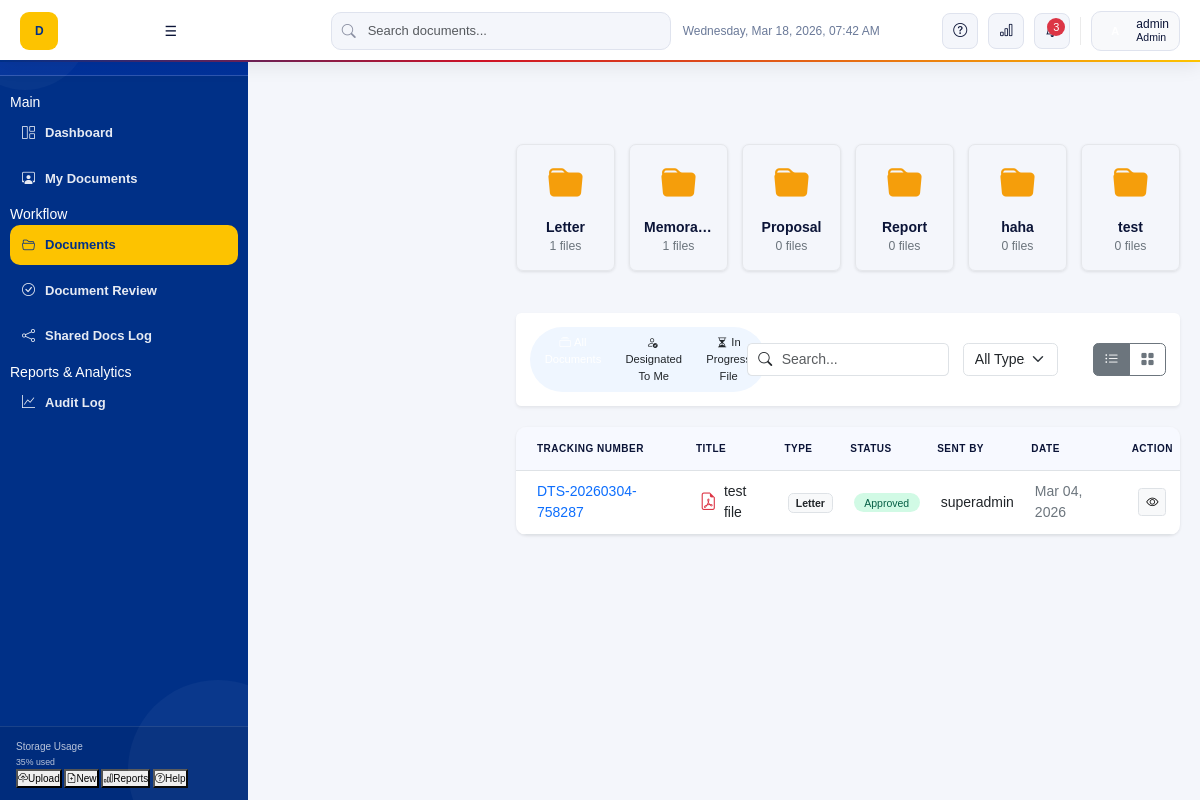
The app's page /documents/document.php (signed in) with its own data.
### tables this page shows
CREATE TABLE `document_types` (
  `type_id` int(11) NOT NULL,
  `type_name` varchar(100) NOT NULL
);

CREATE TABLE `documents` (
  `document_id` int(11) NOT NULL,
  `tracking_number` varchar(50) NOT NULL,
  `title` varchar(200) NOT NULL,
  `description` text DEFAULT NULL,
  `type_id` int(11) DEFAULT NULL,
  `status_id` int(11) DEFAULT NULL,
  `created_by` int(11) DEFAULT NULL,
  `created_at` timestamp NOT NULL DEFAULT current_timestamp()
);

CREATE TABLE `document_status` (
  `status_id` int(11) NOT NULL,
  `status_name` varchar(50) NOT NULL
);

CREATE TABLE `users` (
  `user_id` int(11) NOT NULL,
  `first_name` varchar(50) NOT NULL,
  `middle_name` int(255) NOT NULL,
  `last_name` varchar(50) NOT NULL,
  `email` varchar(100) NOT NULL,
  `username` varchar(50) NOT NULL,
  `password` varchar(255) NOT NULL,
  `role` enum('superadmin','admin','staff') NOT NULL DEFAULT 'staff',
  `created_at` timestamp NOT NULL DEFAULT current_timestamp(),
  `updated_at` timestamp NOT NULL DEFAULT current_timestamp() ON UPDATE current_timestamp()
);

### documents/document.php (the view, shortened to what this page needs)
<?php
include dirname(__DIR__) . '/plugins/conn.php';
$user_id = (int)$_SESSION['user_id'];
$types_query = "SELECT dt.type_id, dt.type_name, COUNT(d.document_id) as file_count
                FROM document_types dt
                LEFT JOIN documents d ON dt.type_id = d.type_id AND d.status_id = 5
                GROUP BY dt.type_id, dt.type_name";
$types_result = $conn->query($types_query);
$types = [];
while($row = $types_result->fetch_assoc()) {
    $types[] = $row;
}
$view = (isset($_GET['view']) && in_array($_GET['view'], ['designated', 'inprogress'])) ? $_GET['view'] : 'all';
$where_clauses = [];
$params = [];
$types_string = "";
if ($view === 'designated') {
    $where_clauses[] = "EXISTS (SELECT 1 FROM document_shares ds2 WHERE ds2.document_id = d.document_id AND ds2.recipient_id = ?)";
    $params[] = $user_id;
    $types_string .= "i";
} elseif ($view === 'inprogress') {
    $where_clauses[] = "d.status_id IN (2, 3, 4)";
    $where_clauses[] = "NOT EXISTS (SELECT 1 FROM document_shares ds WHERE ds.document_id = d.document_id)";
} else {
    $where_clauses[] = "d.status_id = 5";
    $where_clauses[] = "NOT EXISTS (SELECT 1 FROM document_shares ds WHERE ds.document_id = d.document_id)";
}
$where_sql = "";
if (count($where_clauses) > 0) {
    $where_sql = "WHERE " . implode(" AND ", $where_clauses);
}
$all_docs_query = "SELECT d.*, dt.type_name, s.status_name, u.username as created_by_user,
                   (SELECT file_path FROM attachments WHERE document_id = d.document_id LIMIT 1) as file_path,
                   (SELECT file_name FROM attachments WHERE document_id = d.document_id LIMIT 1) as file_name,
                   (SELECT COUNT(*) FROM document_activity_log dal WHERE dal.document_id = d.document_id AND dal.user_id = ? AND dal.activity_type = 'finished') as is_finished,
                   (SELECT remark FROM document_remarks dr WHERE dr.document_id = d.document_id AND dr.remark LIKE 'Required Action:%' ORDER BY dr.created_at DESC LIMIT 1) as required_action_remark
                   FROM documents d
                   LEFT JOIN document_types dt ON d.type_id = dt.type_id
                   LEFT JOIN document_status s ON d.status_id = s.status_id
                   LEFT JOIN users u ON d.created_by = u.user_id
                   $where_sql
                   ORDER BY d.created_at DESC";
$stmt = $conn->prepare($all_docs_query);
if (!empty($params)) {
    array_unshift($params, $user_id);
    $types_string = "i" . $types_string;
    $stmt->bind_param($types_string, ...$params);
} else {
    $stmt->bind_param("i", $user_id);
}
$stmt->execute();
$all_docs_result = $stmt->get_result();
$documents_data = [];
if ($all_docs_result && $all_docs_result->num_rows > 0) {
    while ($doc = $all_docs_result->fetch_assoc()) {
        $documents_data[] = $doc;
    }
}
?>
<!DOCTYPE html>
<html lang="en">
<head>
    <link href="https://cdn.jsdelivr.net/npm/bootstrap@5.3.0/dist/css/bootstrap.min.css" rel="stylesheet">
    <link href="https://cdn.jsdelivr.net/npm/bootstrap-icons@1.10.0/font/bootstrap-icons.css" rel="stylesheet">
    <link rel="stylesheet" href="../assets/css/custom.css">
</head>
<body>
    <?php
    include __DIR__ . '/../includes/sidebar.php';
    ?>
    <main class="main-content">
        <?php include __DIR__ . '/../includes/navbar.php'; ?>
        <div class="row g-3 mb-5">
            <?php
            if (count($types) > 0) {
                foreach ($types as $type) {
            ?>
            <div class="col-md-2 col-6">
                <a href="#" class="folder-card view-folder-btn" data-type-id="<?php echo $type['type_id']; ?>" data-type-name="<?php echo htmlspecialchars($type['type_name']); ?>">
                    <div class="folder-icon"><i class="bi bi-folder-fill"></i></div>
                    <h6 class="fw-bold mb-0 text-truncate"><?php echo htmlspecialchars($type['type_name']); ?></h6>
                    <small class="text-secondary"><?php echo $type['file_count']; ?> files</small>
                </a>
            </div>
            <?php
                }
            } else {
                echo '<div class="col-12"><p class="text-center text-secondary">No document types found.</p></div>';
            }
            ?>
        </div>
        <div class="card border-0 shadow-sm mb-4">
            <div class="card-body p-3">
                <form method="GET" action="" class="row g-3 align-items-center">
                    <div class="col-md-4">
                        <div class="btn-group scope-toggle" role="group" aria-label="Scope Toggle">
                            <a href="document.php?view=all" class="btn <?php echo ($view === 'all') ? 'active' : ''; ?>">
                                <i class="bi bi-collection me-1"></i>All Documents
                            </a>
                            <a href="document.php?view=designated" class="btn <?php echo ($view === 'designated') ? 'active' : ''; ?>">
                                <i class="bi bi-person-check me-1"></i>Designated To Me
                            </a>
                            <a href="document.php?view=inprogress" class="btn <?php echo ($view === 'inprogress') ? 'active' : ''; ?>">
                                <i class="bi bi-hourglass-split me-1"></i>In Progress File
                            </a>
                        </div>
                    </div>
                    <div class="col-md-4">
                        <div class="input-group">
                            <span class="input-group-text bg-white border-end-0"><i class="bi bi-search"></i></span>
                            <input type="text" name="search" class="form-control border-start-0 ps-0" placeholder="Search..." value="<?php echo isset($_GET['search']) ? htmlspecialchars($_GET['search']) : ''; ?>" onchange="this.form.submit()">
                        </div>
                    </div>
                    <div class="col-md-2">
                        <select name="type" class="form-select" onchange="this.form.submit()">
                            <option value="">All Types</option>
                        </select>
                    </div>
                    <div class="col-md-2">
                        <div class="d-flex justify-content-end">
                            <div class="btn-group" role="group" aria-label="View Toggle">
                                <button type="button" class="btn btn-outline-secondary active" id="listViewBtn" onclick="toggleView('list')" title="List View">
                                    <i class="bi bi-list-ul"></i>
                                </button>
                                <button type="button" class="btn btn-outline-secondary" id="gridViewBtn" onclick="toggleView('grid')" title="Grid View">
                                    <i class="bi bi-grid-fill"></i>
                                </button>
                            </div>
                        </div>
                    </div>
                </form>
            </div>
        </div>
        <div id="listViewContainer" class="document-table mb-4">
            <div class="table-responsive">
                <table class="table table-hover align-middle mb-0">
                    <thead class="bg-light">
                        <tr>
                            <th class="ps-4 py-3">Tracking Number</th>
                            <th class="py-3">Title</th>
                            <th class="py-3">Type</th>
                            <th class="py-3">Status</th>
                            <th class="py-3">Sent By</th>
                            <th class="py-3">Date</th>
                            <th class="py-3 text-center">Action</th>
                        </tr>
                    </thead>
                    <tbody>
                        <?php
                        if (count($documents_data) > 0) {
                            foreach ($documents_data as $doc) {
                                $status_class = 'status-draft';
                                switch($doc['status_id']) {
                                    case 5: $status_class = 'status-approved'; break;
                                }
                                $status_display = '<span class="status-badge ' . $status_class . '">' . htmlspecialchars($doc['status_name']) . '</span>';
                                $icon_class = 'bi-file-earmark';
                                $icon_color = 'text-secondary';
                                $file_ext = '';
                                if (!empty($doc['file_name'])) {
                                    $file_ext = strtolower(pathinfo($doc['file_name'], PATHINFO_EXTENSION));
                                }
                                if (!empty($file_ext)) {
                                    switch ($file_ext) {
                                        case 'pdf':
                                            $icon_class = 'bi-file-earmark-pdf';
                                            $icon_color = 'text-danger';
                                            break;
                                    }
                                }
                        ?>
                        <tr>
                            <td class="ps-4 fw-medium text-primary"><?php echo htmlspecialchars($doc['tracking_number']); ?></td>
                            <td>
                                <div class="d-flex align-items-center">
                                    <i class="bi <?php echo $icon_class; ?> <?php echo $icon_color; ?> me-2 fs-5"></i>
                                    <span><?php echo htmlspecialchars($doc['title']); ?></span>
                                </div>
                            </td>
                            <td><span class="badge bg-light text-dark border"><?php echo htmlspecialchars($doc['type_name']); ?></span></td>
                            <td><?php echo $status_display; ?></td>
                            <td><?php echo htmlspecialchars($doc['created_by_user']); ?></td>
                            <td class="text-secondary"><?php echo date('M d, Y', strtotime($doc['created_at'])); ?></td>
                            <td class="text-center">
                                <button class="btn btn-sm btn-light border" title="View Details" onclick='openDocumentModal(<?php echo json_encode($doc, JSON_HEX_APOS | JSON_HEX_QUOT); ?>)'>
                                    <i class="bi bi-eye"></i>
                                </button>
                            </td>
                        </tr>
                        <?php
                            }
                        } else {
                            echo '<tr><td colspan="7" class="text-center py-5 text-secondary">No documents found matching your filters.</td></tr>';
                        }
                        ?>
                    </tbody>
                </table>
            </div>
        </div>
    </main>
</body>
</html>

### assets/css/custom.css (style rules this page uses)
:root { --bp-blue: #003087; --bp-blue-mid: #1351A8; --bp-blue-hover: #0d3d8a; --bp-blue-light: #E8EEF9; --bp-blue-lighter: #f0f4fc; --bp-red: #CE1126; --bp-red-light: #FDEAEC; --bp-gold: #FDC300; --bp-gold-light: #FFF8DC; --bp-gold-dark: #9a7500; --bp-white: #FFFFFF; --bp-surface: #F4F6FB; --bp-border: rgba(0,48,135,0.11); --bp-border-strong: rgba(0,48,135,0.22); --bp-text: #0B1437; --bp-muted: #6B7A99; --bp-muted-light: #a0aec0; --font: 'Plus Jakarta Sans', sans-serif; --radius: 14px; --radius-sm: 9px; --radius-xs: 6px; --sidebar-w: 248px; --navbar-h: 62px; --transition: all 0.18s cubic-bezier(0.4,0,0.2,1); --sidebar-transition: all 0.26s cubic-bezier(0.4,0,0.2,1); --sidebar-w-sm: 62px; }
*, *::before, *::after { box-sizing: border-box; margin: 0; padding: 0; }
html, body { height: 100%; width: 100%; overflow: hidden; font-family: var(--font); background: var(--bp-surface); color: var(--bp-text); font-size: 14px; line-height: 1.5; }
body { min-height: 100vh; }
body { display: grid; grid-template-columns: var(--sidebar-w) 1fr; grid-template-rows: var(--navbar-h) 1fr; min-height: 100vh; height: 100vh; width: 100vw; overflow: hidden; transition: grid-template-columns 0.26s cubic-bezier(0.4,0,0.2,1); }
* { box-sizing: border-box; }
.main-content { grid-column: 2; grid-row: 2; overflow-y: auto; min-height: calc(100vh - var(--navbar-h)); background: var(--bp-surface); padding: 18px 20px 20px; transition: margin var(--transition), padding var(--transition); position: relative; z-index: auto; }
.main-content { margin-left: var(--sidebar-w); padding: calc(var(--navbar-h) + 20px) 20px 20px; transition: margin 0.26s ease; }
.folder-card { background:var(--white);border:1px solid #e5e7eb;border-radius:.5rem;padding:1rem;text-align:center;transition:.2s;cursor:pointer;box-shadow:0 1px 3px rgba(0,0,0,.1);height:100%;text-decoration:none;display:block;color:inherit }
.folder-icon { font-size:2.5rem;color:#f59e0b;margin-bottom:.5rem }
.document-table { background:var(--white);border-radius:.75rem;box-shadow:0 1px 3px rgba(0,0,0,.1);overflow:hidden }
.status-badge { padding:.25rem .75rem;border-radius:9999px;font-size:.75rem;font-weight:500 }
.status-approved { background:#d1fae5;color:#065f46 }
.scope-toggle { background:#eff6ff;border-radius:999px;padding:.15rem }
.scope-toggle .btn { border:none;border-radius:999px;padding:.35rem .9rem;font-size:.8rem;color:var(--muted) }
.scope-toggle .btn.active { background:var(--blue);color:#fff }
.table th { font-weight: 600; color: var(--muted); font-size: 12px; letter-spacing: 0.05em; }
.table td { padding: 0.75rem; vertical-align: middle; }
.table thead th { background:#F7F9FF;font-size:10px;font-weight:600;color:var(--muted);text-transform:uppercase;letter-spacing:.5px }

### records on screen
document_types: type_name "Letter", file_count "1"
document_types: type_name "Memora…", file_count "1"
document_types: type_name "Proposal", file_count "0"
document_types: type_name "Report", file_count "0"
document_types: type_name "haha", file_count "0"
document_types: type_name "test", file_count "0"
documents: tracking_number "DTS-20260304-758287", title "test file", type.type_name "Letter", status.status_name "Approved", created_by.username "superadmin", created_at "Mar 04, 2026"

### other values on screen
$_SESSION['username'] "admin"
$roleDisplay "Admin"
